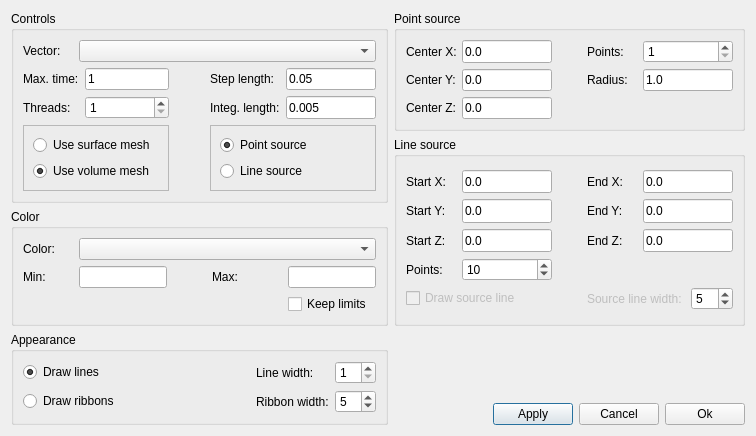
<ui version="4.0" >
 <class>streamLineDialog</class>
 <widget class="QDialog" name="streamLineDialog" >
  <property name="geometry" >
   <rect>
    <x>0</x>
    <y>0</y>
    <width>756</width>
    <height>400</height>
   </rect>
  </property>
  <property name="windowTitle" >
   <string>Streamlines</string>
  </property>
  <property name="windowIcon" >
   <iconset resource="../ElmerGUI.qrc" >:/icons/Mesh3D.png</iconset>
  </property>
  <layout class="QGridLayout" >
   <item rowspan="2" row="0" column="0" >
    <widget class="QGroupBox" name="controlGroup" >
     <property name="title" >
      <string>Controls</string>
     </property>
     <layout class="QVBoxLayout" >
      <item>
       <layout class="QHBoxLayout" >
        <item>
         <widget class="QLabel" name="vectorLabel" >
          <property name="minimumSize" >
           <size>
            <width>50</width>
            <height>0</height>
           </size>
          </property>
          <property name="maximumSize" >
           <size>
            <width>50</width>
            <height>16777215</height>
           </size>
          </property>
          <property name="text" >
           <string>Vector:</string>
          </property>
         </widget>
        </item>
        <item>
         <widget class="QComboBox" name="vectorCombo" >
          <property name="minimumSize" >
           <size>
            <width>280</width>
            <height>0</height>
           </size>
          </property>
          <property name="maximumSize" >
           <size>
            <width>16777215</width>
            <height>24</height>
           </size>
          </property>
         </widget>
        </item>
       </layout>
      </item>
      <item>
       <layout class="QGridLayout" >
        <item row="0" column="0" >
         <widget class="QLabel" name="propagLabel" >
          <property name="text" >
           <string>Max. time:</string>
          </property>
         </widget>
        </item>
        <item row="0" column="1" >
         <widget class="QLineEdit" name="propagationTime" >
          <property name="maximumSize" >
           <size>
            <width>90</width>
            <height>24</height>
           </size>
          </property>
          <property name="text" >
           <string>1</string>
          </property>
         </widget>
        </item>
        <item row="0" column="3" >
         <widget class="QLabel" name="stepLabel" >
          <property name="text" >
           <string>Step length:</string>
          </property>
         </widget>
        </item>
        <item row="0" column="4" >
         <widget class="QLineEdit" name="stepLength" >
          <property name="minimumSize" >
           <size>
            <width>90</width>
            <height>0</height>
           </size>
          </property>
          <property name="maximumSize" >
           <size>
            <width>90</width>
            <height>24</height>
           </size>
          </property>
          <property name="text" >
           <string>0.05</string>
          </property>
         </widget>
        </item>
        <item row="1" column="0" >
         <widget class="QLabel" name="threadsLabel" >
          <property name="text" >
           <string>Threads:</string>
          </property>
         </widget>
        </item>
        <item row="1" column="1" >
         <widget class="QSpinBox" name="threads" >
          <property name="minimum" >
           <number>1</number>
          </property>
          <property name="maximum" >
           <number>9999</number>
          </property>
         </widget>
        </item>
        <item row="1" column="2" >
         <spacer>
          <property name="orientation" >
           <enum>Qt::Horizontal</enum>
          </property>
          <property name="sizeHint" >
           <size>
            <width>40</width>
            <height>20</height>
           </size>
          </property>
         </spacer>
        </item>
        <item row="1" column="3" >
         <widget class="QLabel" name="integStepLabel" >
          <property name="maximumSize" >
           <size>
            <width>70</width>
            <height>16777215</height>
           </size>
          </property>
          <property name="text" >
           <string>Integ. length:</string>
          </property>
         </widget>
        </item>
        <item row="1" column="4" >
         <widget class="QLineEdit" name="integStepLength" >
          <property name="maximumSize" >
           <size>
            <width>90</width>
            <height>24</height>
           </size>
          </property>
          <property name="text" >
           <string>0.005</string>
          </property>
         </widget>
        </item>
        <item row="2" column="0" colspan="2" >
         <widget class="QFrame" name="meshFrame" >
          <property name="frameShape" >
           <enum>QFrame::StyledPanel</enum>
          </property>
          <property name="frameShadow" >
           <enum>QFrame::Raised</enum>
          </property>
          <layout class="QVBoxLayout" >
           <item>
            <widget class="QRadioButton" name="useSurfaceGrid" >
             <property name="text" >
              <string>Use surface mesh</string>
             </property>
            </widget>
           </item>
           <item>
            <widget class="QRadioButton" name="useVolumeGrid" >
             <property name="text" >
              <string>Use volume mesh</string>
             </property>
             <property name="checked" >
              <bool>true</bool>
             </property>
            </widget>
           </item>
          </layout>
         </widget>
        </item>
        <item row="2" column="3" colspan="2" >
         <widget class="QFrame" name="sourceFrame" >
          <property name="frameShape" >
           <enum>QFrame::StyledPanel</enum>
          </property>
          <property name="frameShadow" >
           <enum>QFrame::Raised</enum>
          </property>
          <layout class="QVBoxLayout" >
           <item>
            <widget class="QRadioButton" name="pointSource" >
             <property name="text" >
              <string>Point source</string>
             </property>
             <property name="checked" >
              <bool>true</bool>
             </property>
            </widget>
           </item>
           <item>
            <widget class="QRadioButton" name="lineSource" >
             <property name="text" >
              <string>Line source</string>
             </property>
            </widget>
           </item>
          </layout>
         </widget>
        </item>
       </layout>
      </item>
     </layout>
    </widget>
   </item>
   <item row="0" column="1" >
    <widget class="QGroupBox" name="pointSourceGroup" >
     <property name="title" >
      <string>Point source</string>
     </property>
     <layout class="QVBoxLayout" >
      <item>
       <layout class="QGridLayout" >
        <item row="0" column="0" >
         <widget class="QLabel" name="xPointStartLabel" >
          <property name="minimumSize" >
           <size>
            <width>50</width>
            <height>0</height>
           </size>
          </property>
          <property name="maximumSize" >
           <size>
            <width>50</width>
            <height>16777215</height>
           </size>
          </property>
          <property name="text" >
           <string>Center X:</string>
          </property>
         </widget>
        </item>
        <item row="0" column="1" >
         <widget class="QLineEdit" name="centerX" >
          <property name="minimumSize" >
           <size>
            <width>90</width>
            <height>0</height>
           </size>
          </property>
          <property name="maximumSize" >
           <size>
            <width>90</width>
            <height>24</height>
           </size>
          </property>
          <property name="text" >
           <string>0.0</string>
          </property>
         </widget>
        </item>
        <item row="0" column="3" >
         <widget class="QLabel" name="pointsLabel" >
          <property name="minimumSize" >
           <size>
            <width>50</width>
            <height>0</height>
           </size>
          </property>
          <property name="text" >
           <string>Points:</string>
          </property>
         </widget>
        </item>
        <item row="0" column="4" >
         <widget class="QSpinBox" name="points" >
          <property name="maximumSize" >
           <size>
            <width>90</width>
            <height>16777215</height>
           </size>
          </property>
          <property name="minimum" >
           <number>1</number>
          </property>
         </widget>
        </item>
        <item row="1" column="0" >
         <widget class="QLabel" name="yPointStartLabel" >
          <property name="text" >
           <string>Center Y:</string>
          </property>
         </widget>
        </item>
        <item row="1" column="1" >
         <widget class="QLineEdit" name="centerY" >
          <property name="maximumSize" >
           <size>
            <width>90</width>
            <height>24</height>
           </size>
          </property>
          <property name="text" >
           <string>0.0</string>
          </property>
         </widget>
        </item>
        <item row="1" column="3" >
         <widget class="QLabel" name="radiusLabel" >
          <property name="text" >
           <string>Radius:</string>
          </property>
         </widget>
        </item>
        <item row="1" column="4" >
         <widget class="QLineEdit" name="radius" >
          <property name="minimumSize" >
           <size>
            <width>90</width>
            <height>0</height>
           </size>
          </property>
          <property name="maximumSize" >
           <size>
            <width>90</width>
            <height>24</height>
           </size>
          </property>
          <property name="text" >
           <string>1.0</string>
          </property>
         </widget>
        </item>
        <item row="2" column="0" >
         <widget class="QLabel" name="zPointStartLabel" >
          <property name="text" >
           <string>Center Z:</string>
          </property>
         </widget>
        </item>
        <item row="2" column="1" >
         <widget class="QLineEdit" name="centerZ" >
          <property name="maximumSize" >
           <size>
            <width>90</width>
            <height>24</height>
           </size>
          </property>
          <property name="text" >
           <string>0.0</string>
          </property>
         </widget>
        </item>
        <item row="1" column="2" >
         <spacer>
          <property name="orientation" >
           <enum>Qt::Horizontal</enum>
          </property>
          <property name="sizeHint" >
           <size>
            <width>40</width>
            <height>20</height>
           </size>
          </property>
         </spacer>
        </item>
       </layout>
      </item>
     </layout>
    </widget>
   </item>
   <item rowspan="2" row="1" column="1" >
    <widget class="QGroupBox" name="rakeSourceGroup" >
     <property name="title" >
      <string>Line source</string>
     </property>
     <layout class="QVBoxLayout" >
      <item>
       <layout class="QGridLayout" >
        <item row="0" column="0" >
         <widget class="QLabel" name="xStartLabel" >
          <property name="minimumSize" >
           <size>
            <width>50</width>
            <height>0</height>
           </size>
          </property>
          <property name="maximumSize" >
           <size>
            <width>50</width>
            <height>16777215</height>
           </size>
          </property>
          <property name="text" >
           <string>Start X:</string>
          </property>
         </widget>
        </item>
        <item row="0" column="1" >
         <widget class="QLineEdit" name="startX" >
          <property name="minimumSize" >
           <size>
            <width>90</width>
            <height>0</height>
           </size>
          </property>
          <property name="maximumSize" >
           <size>
            <width>90</width>
            <height>24</height>
           </size>
          </property>
          <property name="text" >
           <string>0.0</string>
          </property>
         </widget>
        </item>
        <item row="0" column="3" >
         <widget class="QLabel" name="xEndLabel" >
          <property name="minimumSize" >
           <size>
            <width>50</width>
            <height>0</height>
           </size>
          </property>
          <property name="maximumSize" >
           <size>
            <width>50</width>
            <height>16777215</height>
           </size>
          </property>
          <property name="text" >
           <string>End X:</string>
          </property>
         </widget>
        </item>
        <item row="0" column="4" colspan="2" >
         <widget class="QLineEdit" name="endX" >
          <property name="minimumSize" >
           <size>
            <width>90</width>
            <height>0</height>
           </size>
          </property>
          <property name="maximumSize" >
           <size>
            <width>90</width>
            <height>24</height>
           </size>
          </property>
          <property name="text" >
           <string>0.0</string>
          </property>
         </widget>
        </item>
        <item row="1" column="0" >
         <widget class="QLabel" name="yStartLabel" >
          <property name="text" >
           <string>Start Y:</string>
          </property>
         </widget>
        </item>
        <item row="1" column="1" >
         <widget class="QLineEdit" name="startY" >
          <property name="maximumSize" >
           <size>
            <width>90</width>
            <height>24</height>
           </size>
          </property>
          <property name="text" >
           <string>0.0</string>
          </property>
         </widget>
        </item>
        <item row="1" column="3" >
         <widget class="QLabel" name="yEndLabel" >
          <property name="text" >
           <string>End Y:</string>
          </property>
         </widget>
        </item>
        <item row="1" column="4" colspan="2" >
         <widget class="QLineEdit" name="endY" >
          <property name="maximumSize" >
           <size>
            <width>90</width>
            <height>24</height>
           </size>
          </property>
          <property name="text" >
           <string>0.0</string>
          </property>
         </widget>
        </item>
        <item row="2" column="0" >
         <widget class="QLabel" name="zStartLabel" >
          <property name="text" >
           <string>Start Z:</string>
          </property>
         </widget>
        </item>
        <item row="2" column="1" >
         <widget class="QLineEdit" name="startZ" >
          <property name="maximumSize" >
           <size>
            <width>90</width>
            <height>24</height>
           </size>
          </property>
          <property name="text" >
           <string>0.0</string>
          </property>
         </widget>
        </item>
        <item row="2" column="3" >
         <widget class="QLabel" name="yEndLabel_2" >
          <property name="text" >
           <string>End Z:</string>
          </property>
         </widget>
        </item>
        <item row="2" column="4" colspan="2" >
         <widget class="QLineEdit" name="endZ" >
          <property name="maximumSize" >
           <size>
            <width>90</width>
            <height>24</height>
           </size>
          </property>
          <property name="text" >
           <string>0.0</string>
          </property>
         </widget>
        </item>
        <item row="3" column="0" >
         <widget class="QLabel" name="linesLabel" >
          <property name="text" >
           <string>Points:</string>
          </property>
         </widget>
        </item>
        <item row="3" column="1" >
         <widget class="QSpinBox" name="lines" >
          <property name="maximumSize" >
           <size>
            <width>90</width>
            <height>24</height>
           </size>
          </property>
          <property name="minimum" >
           <number>1</number>
          </property>
          <property name="value" >
           <number>10</number>
          </property>
         </widget>
        </item>
        <item row="4" column="0" colspan="2" >
         <widget class="QCheckBox" name="rake" >
          <property name="enabled" >
           <bool>false</bool>
          </property>
          <property name="text" >
           <string>Draw source line </string>
          </property>
         </widget>
        </item>
        <item row="4" column="3" colspan="2" >
         <widget class="QLabel" name="rakeWidthLabel" >
          <property name="enabled" >
           <bool>false</bool>
          </property>
          <property name="text" >
           <string>Source line width:</string>
          </property>
         </widget>
        </item>
        <item row="4" column="5" >
         <widget class="QSpinBox" name="rakeWidth" >
          <property name="minimum" >
           <number>1</number>
          </property>
          <property name="value" >
           <number>5</number>
          </property>
         </widget>
        </item>
        <item row="0" column="2" >
         <spacer>
          <property name="orientation" >
           <enum>Qt::Horizontal</enum>
          </property>
          <property name="sizeHint" >
           <size>
            <width>40</width>
            <height>20</height>
           </size>
          </property>
         </spacer>
        </item>
       </layout>
      </item>
     </layout>
    </widget>
   </item>
   <item row="2" column="0" >
    <widget class="QGroupBox" name="colorGroup" >
     <property name="title" >
      <string>Color</string>
     </property>
     <layout class="QVBoxLayout" >
      <item>
       <layout class="QHBoxLayout" >
        <item>
         <widget class="QLabel" name="lengthLabel" >
          <property name="minimumSize" >
           <size>
            <width>50</width>
            <height>0</height>
           </size>
          </property>
          <property name="maximumSize" >
           <size>
            <width>50</width>
            <height>16777215</height>
           </size>
          </property>
          <property name="text" >
           <string>Color:</string>
          </property>
         </widget>
        </item>
        <item>
         <widget class="QComboBox" name="colorCombo" >
          <property name="minimumSize" >
           <size>
            <width>280</width>
            <height>0</height>
           </size>
          </property>
          <property name="maximumSize" >
           <size>
            <width>16777215</width>
            <height>24</height>
           </size>
          </property>
         </widget>
        </item>
       </layout>
      </item>
      <item>
       <layout class="QGridLayout" >
        <item row="0" column="0" >
         <widget class="QLabel" name="minLabel" >
          <property name="minimumSize" >
           <size>
            <width>50</width>
            <height>0</height>
           </size>
          </property>
          <property name="maximumSize" >
           <size>
            <width>50</width>
            <height>16777215</height>
           </size>
          </property>
          <property name="text" >
           <string>Min:</string>
          </property>
         </widget>
        </item>
        <item row="0" column="1" >
         <widget class="QLineEdit" name="minVal" >
          <property name="maximumSize" >
           <size>
            <width>90</width>
            <height>24</height>
           </size>
          </property>
         </widget>
        </item>
        <item row="0" column="3" >
         <widget class="QLabel" name="maxLabel" >
          <property name="minimumSize" >
           <size>
            <width>70</width>
            <height>0</height>
           </size>
          </property>
          <property name="maximumSize" >
           <size>
            <width>50</width>
            <height>16777215</height>
           </size>
          </property>
          <property name="text" >
           <string>Max:</string>
          </property>
         </widget>
        </item>
        <item row="0" column="4" >
         <widget class="QLineEdit" name="maxVal" >
          <property name="maximumSize" >
           <size>
            <width>90</width>
            <height>24</height>
           </size>
          </property>
         </widget>
        </item>
        <item row="1" column="4" >
         <widget class="QCheckBox" name="keepLimits" >
          <property name="text" >
           <string>Keep limits</string>
          </property>
         </widget>
        </item>
        <item row="0" column="2" >
         <spacer>
          <property name="orientation" >
           <enum>Qt::Horizontal</enum>
          </property>
          <property name="sizeHint" >
           <size>
            <width>40</width>
            <height>20</height>
           </size>
          </property>
         </spacer>
        </item>
       </layout>
      </item>
     </layout>
    </widget>
   </item>
   <item row="3" column="0" >
    <widget class="QGroupBox" name="appearanceGroup" >
     <property name="title" >
      <string>Appearance</string>
     </property>
     <layout class="QVBoxLayout" >
      <item>
       <layout class="QGridLayout" >
        <item row="0" column="0" >
         <widget class="QRadioButton" name="drawLines" >
          <property name="text" >
           <string>Draw lines</string>
          </property>
          <property name="checked" >
           <bool>true</bool>
          </property>
         </widget>
        </item>
        <item row="0" column="2" >
         <widget class="QLabel" name="lineWidthLabel" >
          <property name="text" >
           <string>Line width:</string>
          </property>
         </widget>
        </item>
        <item row="0" column="3" >
         <widget class="QSpinBox" name="lineWidth" >
          <property name="maximumSize" >
           <size>
            <width>16777215</width>
            <height>24</height>
           </size>
          </property>
          <property name="minimum" >
           <number>1</number>
          </property>
         </widget>
        </item>
        <item row="1" column="0" >
         <widget class="QRadioButton" name="drawRibbon" >
          <property name="text" >
           <string>Draw ribbons</string>
          </property>
         </widget>
        </item>
        <item row="1" column="1" >
         <spacer>
          <property name="orientation" >
           <enum>Qt::Horizontal</enum>
          </property>
          <property name="sizeHint" >
           <size>
            <width>40</width>
            <height>20</height>
           </size>
          </property>
         </spacer>
        </item>
        <item row="1" column="2" >
         <widget class="QLabel" name="ribbonWidthLabel" >
          <property name="text" >
           <string>Ribbon width:</string>
          </property>
         </widget>
        </item>
        <item row="1" column="3" >
         <widget class="QSpinBox" name="ribbonWidth" >
          <property name="minimum" >
           <number>1</number>
          </property>
          <property name="value" >
           <number>5</number>
          </property>
         </widget>
        </item>
       </layout>
      </item>
     </layout>
    </widget>
   </item>
   <item row="3" column="1" >
    <layout class="QGridLayout" >
     <item row="1" column="0" >
      <spacer>
       <property name="orientation" >
        <enum>Qt::Horizontal</enum>
       </property>
       <property name="sizeHint" >
        <size>
         <width>40</width>
         <height>20</height>
        </size>
       </property>
      </spacer>
     </item>
     <item row="1" column="1" >
      <widget class="QPushButton" name="applyButton" >
       <property name="text" >
        <string>Apply</string>
       </property>
      </widget>
     </item>
     <item row="1" column="2" >
      <widget class="QPushButton" name="cancelButton" >
       <property name="text" >
        <string>Cancel</string>
       </property>
       <property name="icon" >
        <iconset resource="../ElmerGUI.qrc" >:/icons/dialog-close.png</iconset>
       </property>
      </widget>
     </item>
     <item row="1" column="3" >
      <widget class="QPushButton" name="okButton" >
       <property name="text" >
        <string>Ok</string>
       </property>
       <property name="icon" >
        <iconset resource="../ElmerGUI.qrc" >:/icons/dialog-ok-apply.png</iconset>
       </property>
      </widget>
     </item>
     <item row="0" column="1" >
      <spacer>
       <property name="orientation" >
        <enum>Qt::Vertical</enum>
       </property>
       <property name="sizeHint" >
        <size>
         <width>20</width>
         <height>40</height>
        </size>
       </property>
      </spacer>
     </item>
    </layout>
   </item>
  </layout>
 </widget>
 <resources>
  <include location="../ElmerGUI.qrc" />
 </resources>
 <connections/>
</ui>
